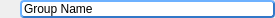
<?xml version="1.0" encoding="UTF-8"?>
<ui version="4.0">
 <class>group</class>
 <widget class="QWidget" name="group">
  <property name="geometry">
   <rect>
    <x>0</x>
    <y>0</y>
    <width>275</width>
    <height>18</height>
   </rect>
  </property>
  <property name="windowTitle">
   <string>Group</string>
  </property>
  <layout class="QHBoxLayout" name="horizontalLayout_3">
   <property name="spacing">
    <number>2</number>
   </property>
   <property name="margin">
    <number>0</number>
   </property>
   <item>
    <widget class="QToolButton" name="collapse_button">
     <property name="maximumSize">
      <size>
       <width>18</width>
       <height>18</height>
      </size>
     </property>
     <property name="styleSheet">
      <string>background-color: transparent;
border-style: none;
border-width: 0;
</string>
     </property>
     <property name="iconSize">
      <size>
       <width>16</width>
       <height>16</height>
      </size>
     </property>
     <property name="checkable">
      <bool>true</bool>
     </property>
    </widget>
   </item>
   <item>
    <widget class="QStackedWidget" name="name_view">
     <property name="maximumSize">
      <size>
       <width>16777215</width>
       <height>18</height>
      </size>
     </property>
     <property name="styleSheet">
      <string>background-color: transparent;</string>
     </property>
     <property name="currentIndex">
      <number>1</number>
     </property>
     <widget class="QWidget" name="label_widget">
      <layout class="QHBoxLayout" name="horizontalLayout">
       <property name="spacing">
        <number>0</number>
       </property>
       <property name="margin">
        <number>0</number>
       </property>
       <item>
        <widget class="ElidedLabel" name="name_label">
         <property name="sizePolicy">
          <sizepolicy hsizetype="Expanding" vsizetype="Preferred">
           <horstretch>0</horstretch>
           <verstretch>0</verstretch>
          </sizepolicy>
         </property>
         <property name="palette">
          <palette>
           <active>
            <colorrole role="Button">
             <brush brushstyle="SolidPattern">
              <color alpha="0">
               <red>0</red>
               <green>0</green>
               <blue>0</blue>
              </color>
             </brush>
            </colorrole>
            <colorrole role="Base">
             <brush brushstyle="SolidPattern">
              <color alpha="0">
               <red>0</red>
               <green>0</green>
               <blue>0</blue>
              </color>
             </brush>
            </colorrole>
            <colorrole role="Window">
             <brush brushstyle="SolidPattern">
              <color alpha="0">
               <red>0</red>
               <green>0</green>
               <blue>0</blue>
              </color>
             </brush>
            </colorrole>
           </active>
           <inactive>
            <colorrole role="Button">
             <brush brushstyle="SolidPattern">
              <color alpha="0">
               <red>0</red>
               <green>0</green>
               <blue>0</blue>
              </color>
             </brush>
            </colorrole>
            <colorrole role="Base">
             <brush brushstyle="SolidPattern">
              <color alpha="0">
               <red>0</red>
               <green>0</green>
               <blue>0</blue>
              </color>
             </brush>
            </colorrole>
            <colorrole role="Window">
             <brush brushstyle="SolidPattern">
              <color alpha="0">
               <red>0</red>
               <green>0</green>
               <blue>0</blue>
              </color>
             </brush>
            </colorrole>
           </inactive>
           <disabled>
            <colorrole role="Button">
             <brush brushstyle="SolidPattern">
              <color alpha="0">
               <red>0</red>
               <green>0</green>
               <blue>0</blue>
              </color>
             </brush>
            </colorrole>
            <colorrole role="Base">
             <brush brushstyle="SolidPattern">
              <color alpha="0">
               <red>0</red>
               <green>0</green>
               <blue>0</blue>
              </color>
             </brush>
            </colorrole>
            <colorrole role="Window">
             <brush brushstyle="SolidPattern">
              <color alpha="0">
               <red>0</red>
               <green>0</green>
               <blue>0</blue>
              </color>
             </brush>
            </colorrole>
           </disabled>
          </palette>
         </property>
         <property name="text">
          <string>Group Name</string>
         </property>
        </widget>
       </item>
      </layout>
     </widget>
     <widget class="QWidget" name="editor_widget">
      <layout class="QHBoxLayout" name="horizontalLayout_2">
       <property name="spacing">
        <number>0</number>
       </property>
       <property name="margin">
        <number>0</number>
       </property>
       <item>
        <widget class="LineEdit" name="name_editor">
         <property name="maximumSize">
          <size>
           <width>16777215</width>
           <height>18</height>
          </size>
         </property>
         <property name="styleSheet">
          <string>background-color: white;
color: black;
border-style: outset;
border-width: 2px;
border-radius: 4px;
border-color: #3278c8;
</string>
         </property>
         <property name="text">
          <string>Group Name</string>
         </property>
         <property name="frame">
          <bool>false</bool>
         </property>
         <property name="widgetSpacing" stdset="0">
          <number>0</number>
         </property>
        </widget>
       </item>
      </layout>
     </widget>
    </widget>
   </item>
  </layout>
 </widget>
 <customwidgets>
  <customwidget>
   <class>LineEdit</class>
   <extends>QLineEdit</extends>
   <header>blink.widgets.lineedit</header>
  </customwidget>
  <customwidget>
   <class>ElidedLabel</class>
   <extends>QLabel</extends>
   <header>blink.widgets.labels</header>
  </customwidget>
 </customwidgets>
 <resources/>
 <connections/>
</ui>
